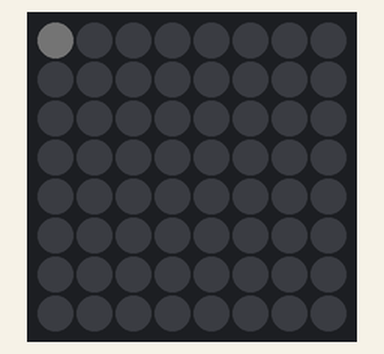
This sketch was run on a simulated Arduino Uno, built with avr-gcc and run on an emulated ATmega328P. On the bench: 8×8 RGB LED matrix (first LED top left, wired row by row). Dim RGB values are drawn brighter than linear.

Above: at 0.16 s.
At 4.8 s:
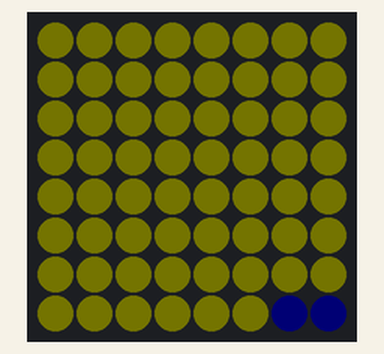
At 9.45 s:
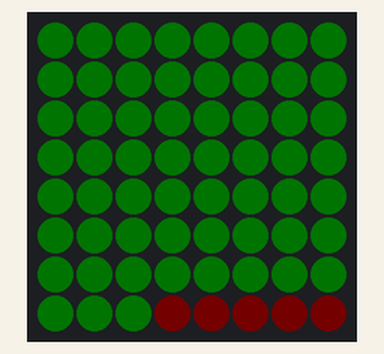
At 18.72 s:
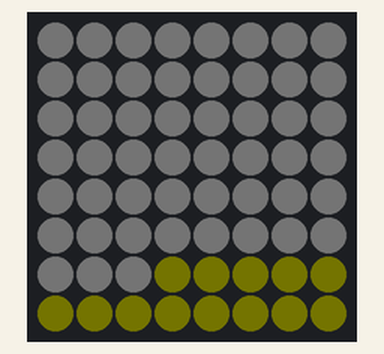
At 29.26 s:
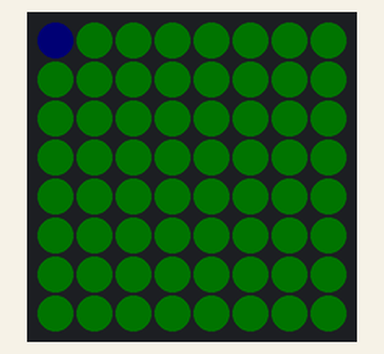
At 39.77 s:
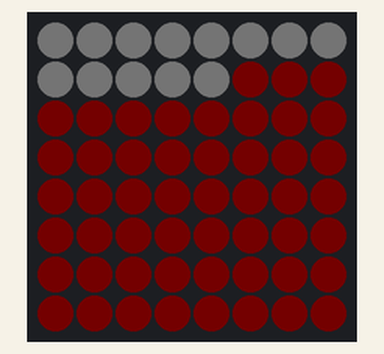

The sketch:

led_stereo_sketch.ino
```cpp
/**
 * Code for patterns on LED grid
 */

#include <Adafruit_GFX.h>
#include <Adafruit_NeoMatrix.h>
#include <Adafruit_NeoPixel.h>

#ifndef PSTR
 #define PSTR // Make Arduino Due happy
#endif

#define PIN 6
#define LENGTH 8
#define HEIGHT 8

Adafruit_NeoMatrix matrix = Adafruit_NeoMatrix(
  LENGTH,
  HEIGHT,
  PIN,
  NEO_MATRIX_TOP
    + NEO_MATRIX_RIGHT
    + NEO_MATRIX_COLUMNS
    + NEO_MATRIX_PROGRESSIVE,
  NEO_GRB + NEO_KHZ800
);

// define a structure RGB with values r, g, and b
struct RGB {
  byte r;
  byte g;
  byte b;
};

// rgb values of common colors
RGB white = {255, 255, 255};
RGB red = {255, 0, 0};
RGB green = {0, 255, 0};
RGB blue = {0, 0, 255};
RGB yellow = {255, 255, 0};
RGB purple = {255, 200, 255};
RGB orange = {255, 128, 0};

RGB colors[] = {
  white,
  red,
  green,
  blue,
  yellow,
  purple,
  orange,
};

// size of array of colors
int size = sizeof colors / sizeof colors[0];
int wait = 10;

void setup() {
  matrix.begin();
  matrix.setBrightness(1);
}

// This function is by Brent Schooley
void colorWipe(RGB color, uint8_t wait) {
  for(uint16_t row=0; row < LENGTH; row++) {
    for(uint16_t column=0; column < HEIGHT; column++) {
      matrix.drawPixel(column, row, matrix.Color(color.r, color.g, color.b));
      matrix.show();
      delay(wait);
    }
  }
}

void loop() {
  for (int i = 0; i < size; i++) {
    colorWipe(colors[i], wait);
  }
}
```
